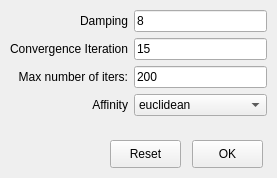
<?xml version="1.0" encoding="UTF-8"?>
<ui version="4.0">
 <class>apWindow</class>
 <widget class="QMainWindow" name="apWindow">
  <property name="geometry">
   <rect>
    <x>0</x>
    <y>0</y>
    <width>277</width>
    <height>178</height>
   </rect>
  </property>
  <property name="sizePolicy">
   <sizepolicy hsizetype="Fixed" vsizetype="Fixed">
    <horstretch>0</horstretch>
    <verstretch>0</verstretch>
   </sizepolicy>
  </property>
  <property name="windowTitle">
   <string>Affinity Propagation Parameters</string>
  </property>
  <property name="toolButtonStyle">
   <enum>Qt::ToolButtonTextOnly</enum>
  </property>
  <property name="documentMode">
   <bool>true</bool>
  </property>
  <property name="tabShape">
   <enum>QTabWidget::Triangular</enum>
  </property>
  <widget class="QWidget" name="centralwidget">
   <widget class="QWidget" name="formLayoutWidget">
    <property name="geometry">
     <rect>
      <x>10</x>
      <y>10</y>
      <width>257</width>
      <height>121</height>
     </rect>
    </property>
    <layout class="QFormLayout" name="formLayout">
     <property name="labelAlignment">
      <set>Qt::AlignRight|Qt::AlignTrailing|Qt::AlignVCenter</set>
     </property>
     <item row="0" column="0">
      <widget class="QLabel" name="damping_label">
       <property name="text">
        <string>&lt;html&gt;&lt;head/&gt;&lt;body&gt;&lt;p align=&quot;right&quot;&gt;Damping&lt;/p&gt;&lt;/body&gt;&lt;/html&gt;</string>
       </property>
       <property name="alignment">
        <set>Qt::AlignRight|Qt::AlignTrailing|Qt::AlignVCenter</set>
       </property>
      </widget>
     </item>
     <item row="0" column="1">
      <widget class="QLineEdit" name="damping_lineEdit">
       <property name="text">
        <string>8</string>
       </property>
      </widget>
     </item>
     <item row="1" column="0">
      <widget class="QLabel" name="convergence_iter_label">
       <property name="text">
        <string>Convergence Iteration</string>
       </property>
       <property name="alignment">
        <set>Qt::AlignRight|Qt::AlignTrailing|Qt::AlignVCenter</set>
       </property>
      </widget>
     </item>
     <item row="1" column="1">
      <widget class="QLineEdit" name="convergence_iter_lineEdit">
       <property name="text">
        <string>15</string>
       </property>
      </widget>
     </item>
     <item row="2" column="0">
      <widget class="QLabel" name="nax_iter_label">
       <property name="text">
        <string>Max number of iters:</string>
       </property>
       <property name="alignment">
        <set>Qt::AlignRight|Qt::AlignTrailing|Qt::AlignVCenter</set>
       </property>
      </widget>
     </item>
     <item row="2" column="1">
      <widget class="QLineEdit" name="max_iter_lineEdit">
       <property name="text">
        <string>200</string>
       </property>
      </widget>
     </item>
     <item row="3" column="0">
      <widget class="QLabel" name="affinity_label">
       <property name="text">
        <string>Affinity</string>
       </property>
       <property name="alignment">
        <set>Qt::AlignRight|Qt::AlignTrailing|Qt::AlignVCenter</set>
       </property>
      </widget>
     </item>
     <item row="3" column="1">
      <widget class="QComboBox" name="affinity_comboBox">
       <item>
        <property name="text">
         <string>euclidean</string>
        </property>
       </item>
       <item>
        <property name="text">
         <string>precomputed</string>
        </property>
       </item>
      </widget>
     </item>
    </layout>
   </widget>
   <widget class="QPushButton" name="OKButton">
    <property name="geometry">
     <rect>
      <x>192</x>
      <y>140</y>
      <width>71</width>
      <height>28</height>
     </rect>
    </property>
    <property name="text">
     <string>OK</string>
    </property>
   </widget>
   <widget class="QPushButton" name="resetButton">
    <property name="geometry">
     <rect>
      <x>110</x>
      <y>140</y>
      <width>71</width>
      <height>28</height>
     </rect>
    </property>
    <property name="text">
     <string>Reset</string>
    </property>
   </widget>
  </widget>
 </widget>
 <resources/>
 <connections/>
</ui>
